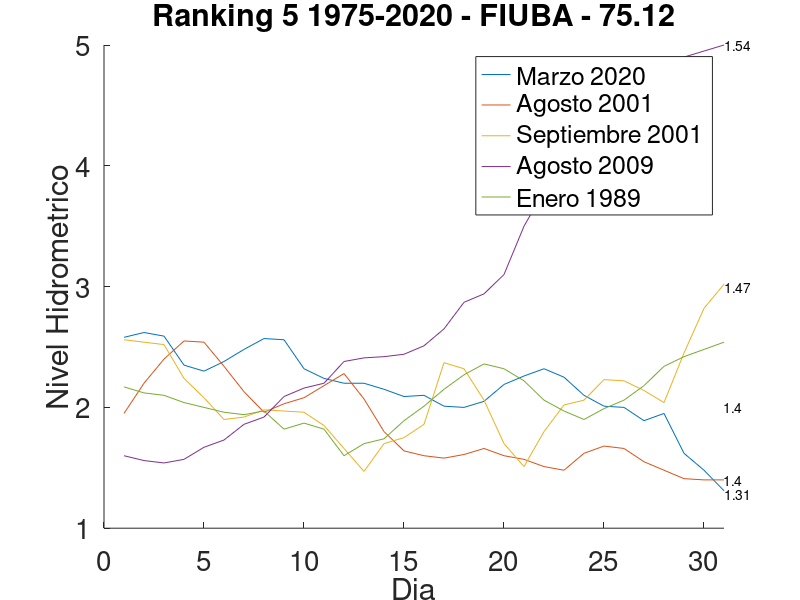

Recreate this plot in MATLAB.
% Este codigo corresponde al gráfico llamado "Ranking 5 1975-2020 - FIUBA 75.12"
%
% Los datos para graficar estos datos se armo manualmente. Se copió los 31 dias
% de cada mes que aparece en el ranking en un archivo .csv y se los ploteó. 
% Para los meses que tienen menos de 31 dias, se duplicó el dato del último día
% para completar los 31 días.

clear all
close all

% Cargamos los datos
dato = load("datos_para_graficar_ranking_bajantes.csv");
fechas = [1:31];

hold on
% Graficador
plot(fechas,dato(1:31,4));
plot(fechas,dato(32:62,4));
plot(fechas,dato(63:93,4));
plot(fechas,dato(94:124,4));
plot(fechas,dato(125:155,4));

hold off

% Titulo y legendas
title("Ranking 5 1975-2020 - FIUBA - 75.12");
legend("Marzo 2020","Agosto 2001","Septiembre 2001","Agosto 2009","Enero 1989");

% Configuracion de absisas 
xlabel("Dia",'fontsize',10);
ylabel("Nivel Hidrometrico",'fontsize',14);
set(gca,'fontsize',20);
set(gca (), "xlim",[0,31]);

% Agrega texto incrustado
text(31,1.28,"1.31");
text(31,1.4,"1.4");
text(31,2,"1.4");
text(31,3,"1.47");
text(31,5,"1.54");

% Exportamos el grafico
print -djpg "ranking_bajantes_1975-2020.jpg"
